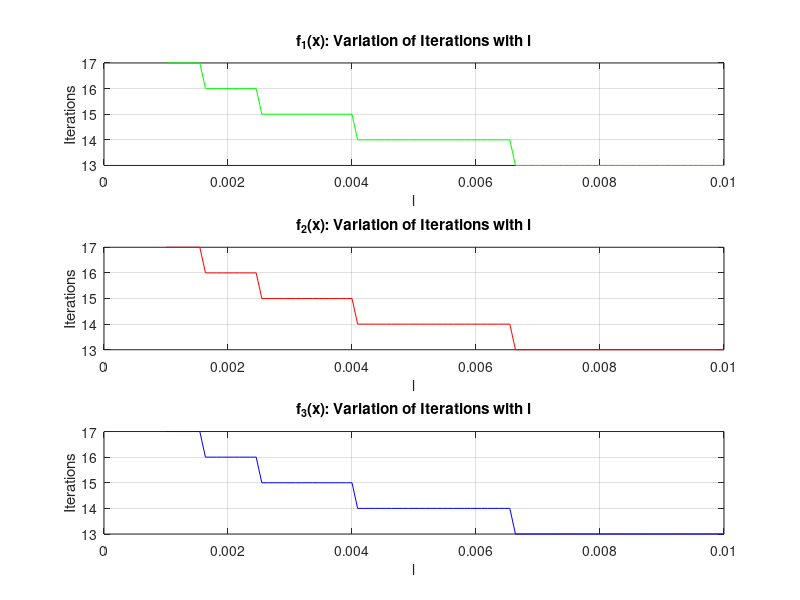
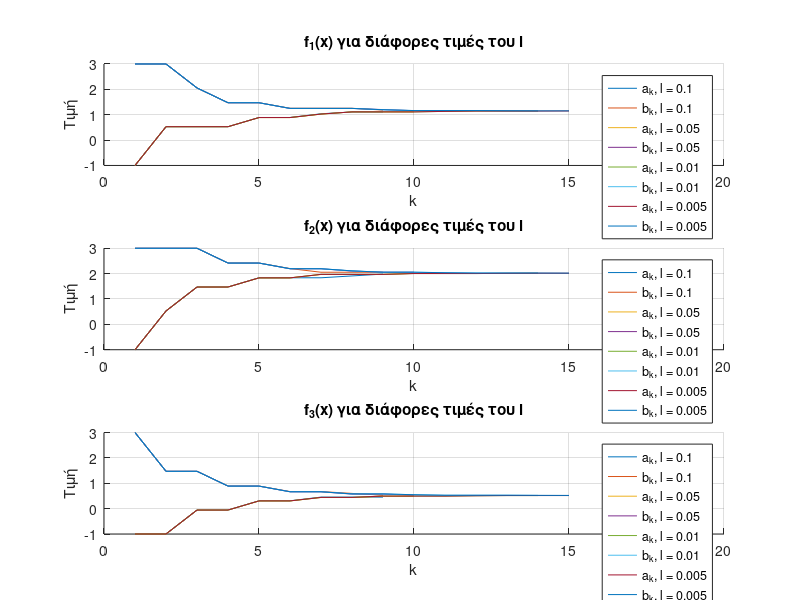

MATLAB code to generate these figures, in order:
clc;
clear;

function [k, a_vals, b_vals, min_vals] = fibonacci_method(f, a, b, epsilon, N)
    fib = fibonacci_sequence(N);
    a_vals = [];
    b_vals = [];
    min_vals = [];
    x1 = a + (fib(N-2) / fib(N)) * (b-a);
    x2 = a + (fib(N-1) / fib(N)) * (b-a);
    f1 = f(x1);
    f2 = f(x2);
    
    k = 0;
    for i = 1:N-1
        a_vals = [a_vals, a];
        b_vals = [b_vals, b];
        min_vals = [min_vals, (a+b) / 2];
        if i ~= N-2
            if f1 < f2
                b = x2;
                x2 = x1;
                x1 = a + (fib(N-i-2) / fib(N-i)) * (b-a);
                f2 = f1;
                f1 = f(x1);
            else
                a = x1;
                x1 = x2;
                x2 = a + (fib(N-i-1) / fib(N-i)) * (b-a);
                f1 = f2;
                f2 = f(x2);
            end
        else
            x2 = x1 + epsilon;
            f2 = f(x2);
            if f1 < f2
                b = x2;
            else
                a = x1;
            end
            a_vals = [a_vals, a];
            b_vals = [b_vals, b];
            min_vals = [min_vals, (a+b) / 2];
            k = k + 1;
            break;
        end
        k = k + 1;
    end
end

function fib = fibonacci_sequence(N)
    fib = zeros(1, N);
    fib(1) = 1; 
    fib(2) = 1;
    for i = 3:N
        fib(i) = fib(i-1) + fib(i-2);
    end
end

function N = N_fibonacci(a, b, l)
    target_ratio = (b - a) / l;
    F_prev = 1;  
    F_curr = 1;  
    N = 2;     
    
    while F_curr < target_ratio
        F_next = F_prev + F_curr;
        F_prev = F_curr;
        F_curr = F_next;
        N = N + 1;
    end
end

 
f1 = @(x) (x-2).^2 + x .* log(x+3);
f2 = @(x) exp(-2*x) + (x-2).^2;
f3 = @(x) exp(x) .* (x.^3-1) + (x-1) .* sin(x);
a = -1;
b = 3;
epsilon = 0.001;
ls = linspace(0.001, 0.01, 100);
computations_f1 = zeros(1, length(ls));
computations_f2 = zeros(1, length(ls));
computations_f3 = zeros(1, length(ls));

for i = 1:length(ls)
    l = ls(i);
    N = N_fibonacci(a, b, l);
    [k1, ~, ~, ~] = fibonacci_method(f1, a, b, epsilon, N);
    [k2, ~, ~, ~] = fibonacci_method(f2, a, b, epsilon, N);
    [k3, ~, ~, ~] = fibonacci_method(f3, a, b, epsilon, N);
    computations_f1(i) = k1;
    computations_f2(i) = k2;
    computations_f3(i) = k3;
end

figure;
subplot(3, 1, 1);
plot(ls, computations_f1, 'Color', 'g');
xlabel('l');
ylabel('Iterations');
title('f_1(x): Variation of Iterations with l');
grid on;

subplot(3, 1, 2);
plot(ls, computations_f2, 'Color', 'r');
xlabel('l');
ylabel('Iterations');
title('f_2(x): Variation of Iterations with l');
grid on;

subplot(3, 1, 3);
plot(ls, computations_f3, 'Color', 'b');
xlabel('l');
ylabel('Iterations');
title('f_3(x): Variation of Iterations with l');
grid on;

l_values = [0.1, 0.05, 0.01, 0.005]; 
epsilon = 0.001;
figure;
for i = 1:3
    if i == 1
        f = f1;
        title_text = 'f_1(x) για διάφορες τιμές του l';
    elseif i == 2
        f = f2;
        title_text = 'f_2(x) για διάφορες τιμές του l';
    else
        f = f3;
        title_text = 'f_3(x) για διάφορες τιμές του l';
    end

    subplot(3, 1, i);
    hold on;
    for j = 1:length(l_values)
        l = l_values(j); 
        N = N_fibonacci(a, b, l);

        [~, a_vals, b_vals, ~] = fibonacci_method(f, a, b, epsilon, N);

        plot(1:length(a_vals), a_vals, 'DisplayName', ['a_k, l = ' num2str(l)]);
        plot(1:length(b_vals), b_vals, 'DisplayName', ['b_k, l = ' num2str(l)]);
    end
    xlabel('k');
    ylabel('Τιμή');
    title(title_text);
    legend('Location', 'best');
    grid on;
    hold off;
end